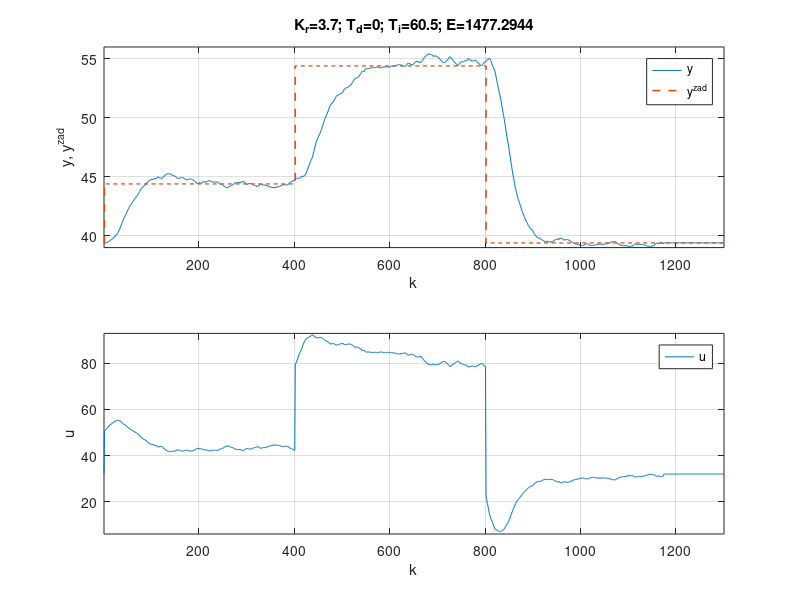

Reproduce this figure in MATLAB. (Note: this script raises an error after producing the figure.)
addpath('../../../matlab2tikz-master/src/');
outputFile = '../../doc/lab/figure/zad3PID2.tex';


load('dataPID2.mat')
start_ = 400;
end_ = 1700;

u = u(start_:end_);
y = y(start_:end_);
yzad = yzad(start_:end_);

E = sum(abs(yzad-y))/length(y)*1000;
x = 1:length(u);

figure(1);

subplot(2,1,1);
hold on;
plot(x,y);
stairs(x,yzad, '--','Linewidth', 1.2);
xlim([min(x) max(x)]);
title(strcat('K_r= ',num2str(Kr),'; T_d= ',num2str(Td),'; T_i= ',num2str(Ti), '; E= ', num2str(E)));
xlabel('k');
ylabel('y, y^{zad}');
legend('y', 'y^{zad}', 'Location', 'NorthEast');
ylim([floor(min(y)) ceil(0.5+max(y))]);
grid on;
box on;

subplot(2,1,2);
hold on;
plot(x,u);
xlim([min(x) max(x)]);
%title('y');
xlabel('k');
ylabel('u');
legend('u', 'Location', 'NorthEast');
ylim([floor(min(u)) ceil(0.5+max(u))]);
grid on;
box on;

% dwie linijki poni�ej zapewniaj� poprawne ustawienie wykresu w pdf-ie
% oraz pozwalaj� nazwa� wykres pod spodem
%beforeFigure = [sprintf('\\begin{figure}[H] \n\\centering')];
%afterFigure = [sprintf('\\caption{%s}\n\\end{figure}', title)];

matlab2tikz(outputFile, ...
    'showInfo', false, ...
    'encoding', 'UTF-8');
%    'extraCode', beforeFigure, ...
%    'extraCodeAtEnd', afterFigure);
hold off;
%close(1)
